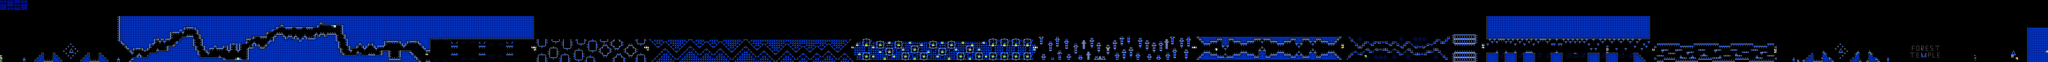

Below is a game level as drawn by its tile map, then a one-line description and the .tmx that defines it (tile-layer data replaced by summaries):
An orthogonal 890x27 tile map with 16x16 px tiles, 2 tile layers (SP, ...), 2 tilesets, 2 image layers.

<map version="1.10" tiledversion="1.11.2" orientation="orthogonal" renderorder="right-down" width="890" height="27" tilewidth="16" tileheight="16" infinite="0" nextlayerid="5" nextobjectid="1">
 <editorsettings>
  <chunksize width="16" height="27" />
  <export target="../LEVELS/LEVEL DATA/foresttemple.csv" format="csv" />
 </editorsettings>
 <tileset firstgid="1" name="famidash" tilewidth="16" tileheight="16" tilecount="256" columns="16">
  <image source="../../../GRAPHICS/famidash.bmp" width="256" height="256" />
 </tileset>
 <tileset firstgid="257" name="sprites" tilewidth="16" tileheight="16" tilecount="256" columns="16">
  <image source="../../../GRAPHICS/sprites.png" width="256" height="256" />
 </tileset>
 <imagelayer id="3" name="Image Layer 1" parallaxx="0.9" parallaxy="0.9" repeatx="1" repeaty="1">
  <image source="../../../GRAPHICS/Old/parallax Blue.bmp" width="144" height="72" />
 </imagelayer>
 <imagelayer id="4" name="Image Layer 2" offsetx="0" offsety="432" repeatx="1">
  <image source="../../../GRAPHICS/ground.bmp" width="64" height="128" />
 </imagelayer>
 <layer id="1" width="890" height="27">
  <data>[24030 cells, 24030 non-empty, 82 distinct tile ids]</data>
 </layer>
 <layer id="2" name="SP" width="890" height="27">
  <data>[24030 cells, 83 non-empty, 27 distinct tile ids]</data>
 </layer>
</map>
